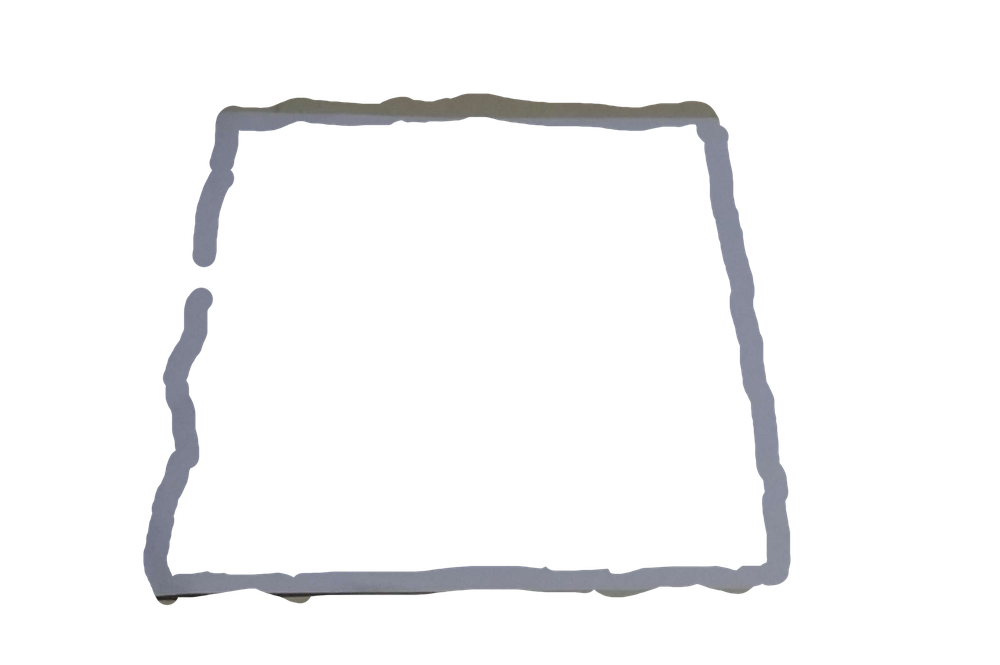
#> input picture overlay.png, 1000 x 665 px, shrunk from 2166 x 1440 before the run; the run also reads 1 picture not shown here
$ python stopify.py overlay.png out.png
#> lines starting #> are read from the running program, lines starting #| are printed output that depends on the picture
#!/bin/env python3

from PIL import Image
import numpy
from math import floor
import sys

if len(sys.argv) < 2:
    print("ERROR: Input frame not specified")
    exit(1)

if len(sys.argv) < 3:
    print("ERROR: Output frame not specified")
    exit(1)

STRETCHNESS = 55
SCALE_FACTOR = 2.8

# https://stackoverflow.com/questions/14177744/how-does-perspective-transformation-work-in-pil
def find_coeffs(pa, pb):
    matrix = []
    for p1, p2 in zip(pa, pb):
        matrix.append([p1[0], p1[1], 1, 0, 0, 0, -p2[0]*p1[0], -p2[0]*p1[1]])
        matrix.append([0, 0, 0, p1[0], p1[1], 1, -p2[1]*p1[0], -p2[1]*p1[1]])

    A = numpy.matrix(matrix, dtype=float)
    B = numpy.array(pb).reshape(8)

    res = numpy.dot(numpy.linalg.inv(A.T * A) * A.T, B)
    return numpy.array(res).reshape(8)

def is_white(color: (int, int, int)) -> bool:
    return color[0] >= 150 and color[1] >= 150 and color[2] >= 150

print("Starting...")

# prepare frame image
frame = Image.open(sys.argv[1])
#> frame is the input picture: PIL image 1000x665 RGBA; mean R, G, B, A 10.3, 10.5, 11.3, 18
frame = frame.convert("RGBA")
frame_pixdata = frame.load()
frame_width, frame_height = frame.size
#> frame_width = 1000; frame_height = 665

for y in range(frame_height):
    for x in range(frame_width):
        if is_white(frame_pixdata[x, y]):
            frame_pixdata[x, y] = (255, 255, 255, 0)

coeffs = find_coeffs(
    [(STRETCHNESS, 0), (frame_width - STRETCHNESS, 0), (frame_width, frame_height - 5), (0, frame_height)],
    [(0, 0), (frame_width, 0), (frame_width, frame_height), (0, frame_height)])

frame = frame.transform((frame_width, frame_height),
                        Image.PERSPECTIVE, coeffs, Image.BICUBIC)
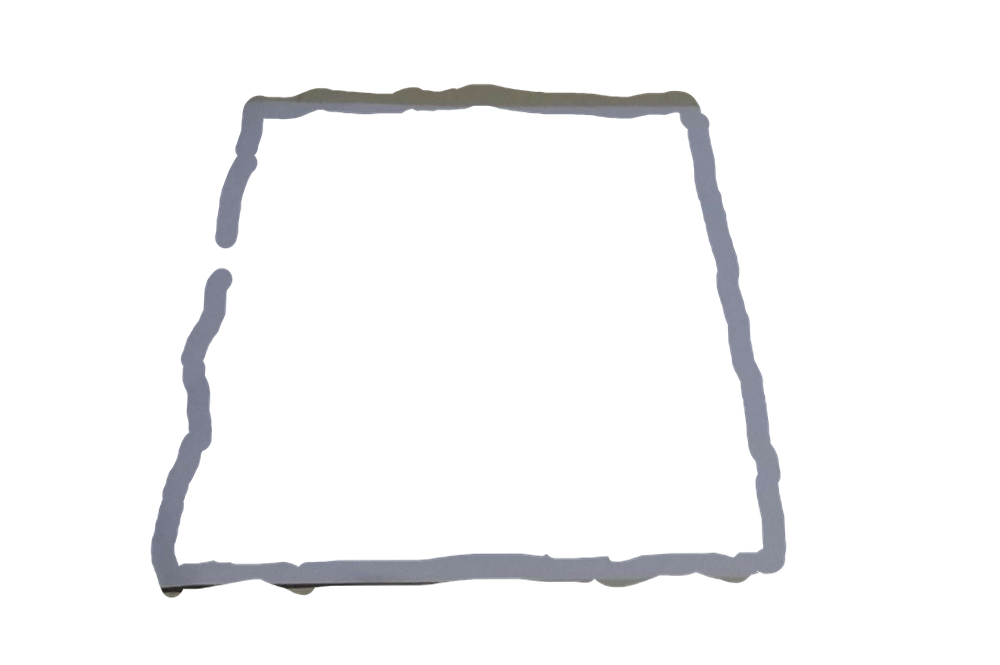
#> frame: PIL image 1000x665 RGBA; mean R, G, B, A 9.3, 9.4, 10.2, 17.2; transparent parts drawn white
frame = frame.resize((floor(frame_width*SCALE_FACTOR), floor(frame_height*SCALE_FACTOR)))
#> frame: PIL image 2800x1861 RGBA

# prepare overlay image
overlay = Image.open("overlay.png")

# prepare light effects image
light = Image.open("light.png")

# make final image with the paper
paper = Image.open("paper.png")
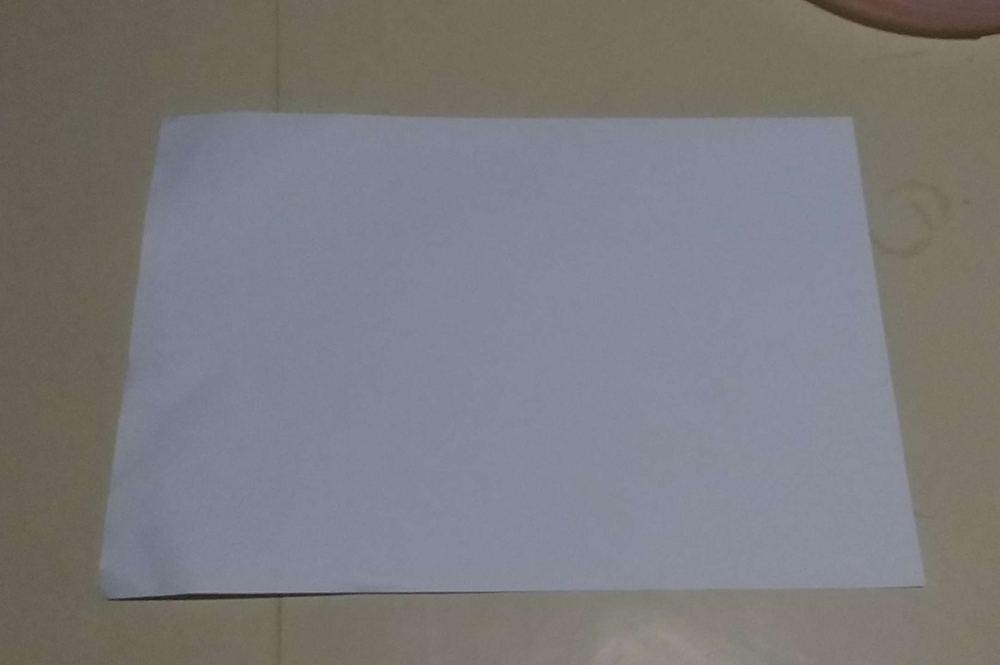
#> input picture paper.png, 1000 x 665 px, shrunk from 2166 x 1440 before the run
#> paper is the input picture: PIL image 1000x665 RGB; mean R, G, B 123.6, 122.6, 125.3
paper.paste(frame, (349, 254), frame)
paper.paste(overlay, (0, 0), overlay)
paper.paste(light, (0, 0), light)
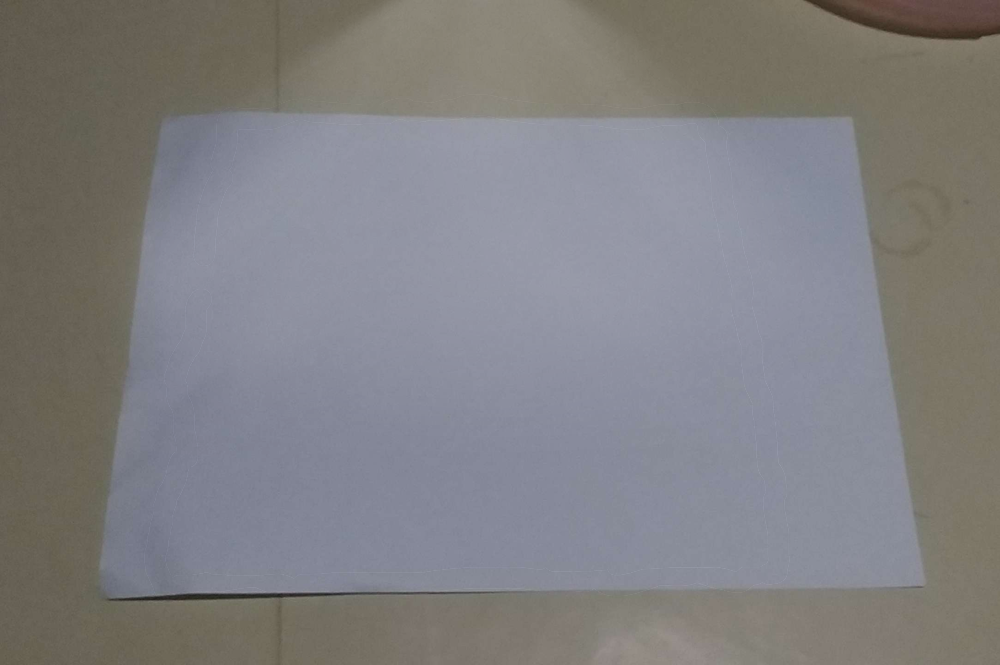
#> paper: PIL image 1000x665 RGB; mean R, G, B 128.5, 127.5, 129.8

paper.save(sys.argv[2])

print("Done!")
